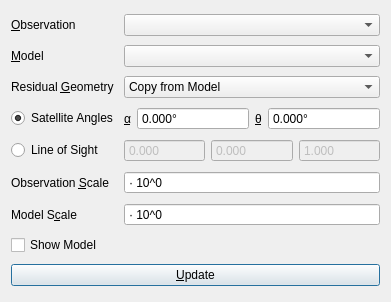
<?xml version="1.0" encoding="UTF-8"?>
<ui version="4.0">
 <class>ResidualViewConfigWidget</class>
 <widget class="QWidget" name="ResidualViewConfigWidget">
  <property name="geometry">
   <rect>
    <x>0</x>
    <y>0</y>
    <width>391</width>
    <height>302</height>
   </rect>
  </property>
  <property name="windowTitle">
   <string>Residual View Parameters</string>
  </property>
  <layout class="QGridLayout" name="mainLayout">
   <item row="0" column="0">
    <widget class="QLabel" name="label">
     <property name="text">
      <string>&amp;Observation</string>
     </property>
     <property name="buddy">
      <cstring>observationCombo</cstring>
     </property>
    </widget>
   </item>
   <item row="0" column="1">
    <widget class="QComboBox" name="observationCombo"/>
   </item>
   <item row="1" column="0">
    <widget class="QLabel" name="label2">
     <property name="text">
      <string>&amp;Model</string>
     </property>
     <property name="buddy">
      <cstring>modelCombo</cstring>
     </property>
    </widget>
   </item>
   <item row="1" column="1">
    <widget class="QComboBox" name="modelCombo"/>
   </item>
   <item row="2" column="0">
    <widget class="QLabel" name="label_5">
     <property name="text">
      <string>Residual &amp;Geometry</string>
     </property>
     <property name="buddy">
      <cstring>residualGeomtryCombo</cstring>
     </property>
    </widget>
   </item>
   <item row="2" column="1">
    <widget class="QComboBox" name="residualGeomtryCombo">
     <property name="currentIndex">
      <number>1</number>
     </property>
     <item>
      <property name="text">
       <string>Copy from Observation</string>
      </property>
     </item>
     <item>
      <property name="text">
       <string>Copy from Model</string>
      </property>
     </item>
    </widget>
   </item>
   <item row="3" column="0">
    <widget class="QRadioButton" name="satAnglesRadioButton">
     <property name="text">
      <string>Satellite Angles</string>
     </property>
     <property name="checked">
      <bool>true</bool>
     </property>
    </widget>
   </item>
   <item row="3" column="1">
    <widget class="QWidget" name="satAnglesWidget" native="true">
     <layout class="QHBoxLayout" name="horizontalLayout_2">
      <property name="leftMargin">
       <number>0</number>
      </property>
      <property name="topMargin">
       <number>0</number>
      </property>
      <property name="rightMargin">
       <number>0</number>
      </property>
      <property name="bottomMargin">
       <number>0</number>
      </property>
      <item>
       <widget class="QLabel" name="label_6">
        <property name="toolTip">
         <string>Incidence Angle</string>
        </property>
        <property name="text">
         <string>&amp;α</string>
        </property>
        <property name="buddy">
         <cstring>satelliteAlphaSpinBox</cstring>
        </property>
       </widget>
      </item>
      <item>
       <widget class="QDoubleSpinBox" name="satelliteAlphaSpinBox">
        <property name="sizePolicy">
         <sizepolicy hsizetype="Expanding" vsizetype="Fixed">
          <horstretch>0</horstretch>
          <verstretch>0</verstretch>
         </sizepolicy>
        </property>
        <property name="toolTip">
         <string>Incidence Angle</string>
        </property>
        <property name="buttonSymbols">
         <enum>QAbstractSpinBox::NoButtons</enum>
        </property>
        <property name="suffix">
         <string>°</string>
        </property>
        <property name="decimals">
         <number>3</number>
        </property>
        <property name="minimum">
         <double>-360.000000000000000</double>
        </property>
        <property name="maximum">
         <double>360.000000000000000</double>
        </property>
       </widget>
      </item>
      <item>
       <widget class="QLabel" name="label_7">
        <property name="toolTip">
         <string>Satellite Heading</string>
        </property>
        <property name="text">
         <string>&amp;θ</string>
        </property>
        <property name="buddy">
         <cstring>satelliteThetaSpinBox</cstring>
        </property>
       </widget>
      </item>
      <item>
       <widget class="QDoubleSpinBox" name="satelliteThetaSpinBox">
        <property name="sizePolicy">
         <sizepolicy hsizetype="Expanding" vsizetype="Fixed">
          <horstretch>0</horstretch>
          <verstretch>0</verstretch>
         </sizepolicy>
        </property>
        <property name="toolTip">
         <string>Satellite Heading</string>
        </property>
        <property name="buttonSymbols">
         <enum>QAbstractSpinBox::NoButtons</enum>
        </property>
        <property name="suffix">
         <string>°</string>
        </property>
        <property name="decimals">
         <number>3</number>
        </property>
        <property name="minimum">
         <double>-360.000000000000000</double>
        </property>
        <property name="maximum">
         <double>360.000000000000000</double>
        </property>
        <property name="value">
         <double>0.000000000000000</double>
        </property>
       </widget>
      </item>
     </layout>
    </widget>
   </item>
   <item row="4" column="0">
    <widget class="QRadioButton" name="losRadioButton">
     <property name="text">
      <string>Line of Sight</string>
     </property>
    </widget>
   </item>
   <item row="4" column="1">
    <widget class="QWidget" name="losWidget" native="true">
     <property name="enabled">
      <bool>false</bool>
     </property>
     <layout class="QHBoxLayout" name="horizontalLayout">
      <property name="leftMargin">
       <number>0</number>
      </property>
      <property name="topMargin">
       <number>0</number>
      </property>
      <property name="rightMargin">
       <number>0</number>
      </property>
      <property name="bottomMargin">
       <number>0</number>
      </property>
      <item>
       <widget class="QDoubleSpinBox" name="losX">
        <property name="toolTip">
         <string>East</string>
        </property>
        <property name="buttonSymbols">
         <enum>QAbstractSpinBox::NoButtons</enum>
        </property>
        <property name="decimals">
         <number>3</number>
        </property>
        <property name="minimum">
         <double>-1.000000000000000</double>
        </property>
        <property name="maximum">
         <double>1.000000000000000</double>
        </property>
        <property name="singleStep">
         <double>0.010000000000000</double>
        </property>
       </widget>
      </item>
      <item>
       <widget class="QDoubleSpinBox" name="losY">
        <property name="toolTip">
         <string>North</string>
        </property>
        <property name="buttonSymbols">
         <enum>QAbstractSpinBox::NoButtons</enum>
        </property>
        <property name="decimals">
         <number>3</number>
        </property>
        <property name="minimum">
         <double>-1.000000000000000</double>
        </property>
        <property name="maximum">
         <double>1.000000000000000</double>
        </property>
        <property name="singleStep">
         <double>0.010000000000000</double>
        </property>
       </widget>
      </item>
      <item>
       <widget class="QDoubleSpinBox" name="losZ">
        <property name="toolTip">
         <string>Vertical</string>
        </property>
        <property name="buttonSymbols">
         <enum>QAbstractSpinBox::NoButtons</enum>
        </property>
        <property name="decimals">
         <number>3</number>
        </property>
        <property name="minimum">
         <double>-1.000000000000000</double>
        </property>
        <property name="maximum">
         <double>1.000000000000000</double>
        </property>
        <property name="singleStep">
         <double>0.010000000000000</double>
        </property>
        <property name="value">
         <double>1.000000000000000</double>
        </property>
       </widget>
      </item>
     </layout>
    </widget>
   </item>
   <item row="5" column="0">
    <widget class="QLabel" name="label_3">
     <property name="text">
      <string>Observation &amp;Scale</string>
     </property>
     <property name="buddy">
      <cstring>observationScale</cstring>
     </property>
    </widget>
   </item>
   <item row="5" column="1">
    <widget class="QSpinBox" name="observationScale">
     <property name="buttonSymbols">
      <enum>QAbstractSpinBox::NoButtons</enum>
     </property>
     <property name="prefix">
      <string>· 10^</string>
     </property>
     <property name="minimum">
      <number>-100</number>
     </property>
     <property name="maximum">
      <number>100</number>
     </property>
     <property name="value">
      <number>0</number>
     </property>
    </widget>
   </item>
   <item row="6" column="0">
    <widget class="QLabel" name="label_4">
     <property name="text">
      <string>Model S&amp;cale</string>
     </property>
     <property name="buddy">
      <cstring>modelScale</cstring>
     </property>
    </widget>
   </item>
   <item row="6" column="1">
    <widget class="QSpinBox" name="modelScale">
     <property name="buttonSymbols">
      <enum>QAbstractSpinBox::NoButtons</enum>
     </property>
     <property name="prefix">
      <string>· 10^</string>
     </property>
     <property name="minimum">
      <number>-100</number>
     </property>
     <property name="maximum">
      <number>100</number>
     </property>
    </widget>
   </item>
   <item row="7" column="0" colspan="2">
    <widget class="QCheckBox" name="showModelCheckBox">
     <property name="text">
      <string>Show Model</string>
     </property>
    </widget>
   </item>
   <item row="8" column="0" colspan="2">
    <widget class="QPushButton" name="updateButton">
     <property name="text">
      <string>&amp;Update</string>
     </property>
     <property name="default">
      <bool>true</bool>
     </property>
    </widget>
   </item>
  </layout>
 </widget>
 <resources/>
 <connections>
  <connection>
   <sender>satAnglesRadioButton</sender>
   <signal>toggled(bool)</signal>
   <receiver>satAnglesWidget</receiver>
   <slot>setEnabled(bool)</slot>
   <hints>
    <hint type="sourcelabel">
     <x>68</x>
     <y>116</y>
    </hint>
    <hint type="destinationlabel">
     <x>256</x>
     <y>116</y>
    </hint>
   </hints>
  </connection>
  <connection>
   <sender>losRadioButton</sender>
   <signal>toggled(bool)</signal>
   <receiver>losWidget</receiver>
   <slot>setEnabled(bool)</slot>
   <hints>
    <hint type="sourcelabel">
     <x>68</x>
     <y>147</y>
    </hint>
    <hint type="destinationlabel">
     <x>256</x>
     <y>147</y>
    </hint>
   </hints>
  </connection>
 </connections>
</ui>
